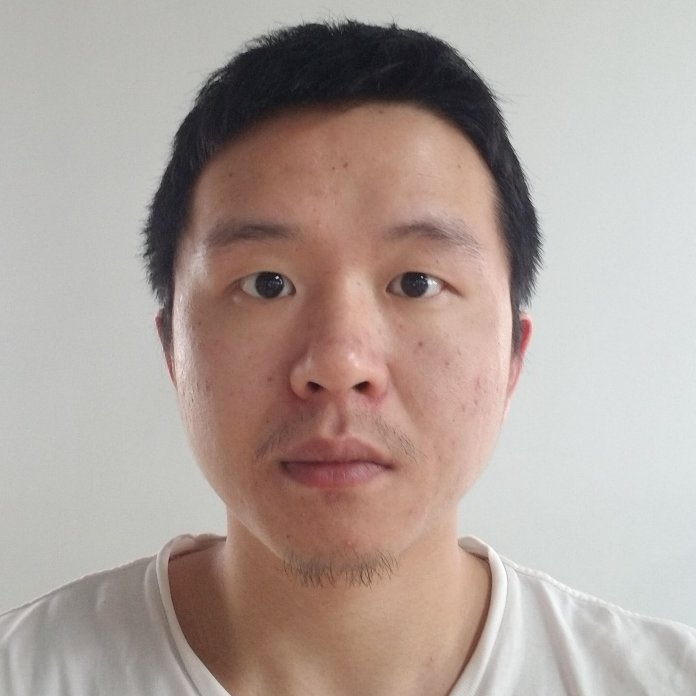
#> input picture 1-1.jpg, 696 x 696 px
$ python test.py
#> lines starting #> are read from the running program, lines starting #| are printed output that depends on the picture; after the words box and inside, x2 and y2 are one past the last pixel; in counts of white or black regions, pixels touching at a corner belong together
import cv2

## 加载分类器 cv2.CascadeClassifier
'''
CascadeClassifier是Opencv中做人脸检测时候的一个级联分类器，
该类中封装的是目标检测机制即滑动窗口机制+级联分类器的方式。
数据结构包括Data和FeatureEvaluator两个主要部分。
Data中存储的是从训练获得的xml文件中载入的分类器数据；
而FeatureEvaluator中是关于特征的载入、存储和计算。
这里采用的训练文件是OpenCV中默认提供的haarcascade_frontalface_default.xml。
至于Haar，LBP的具体原理，可以参考opencv的相关文档，简单地，可以理解为人脸的特征数据。
'''
face = cv2.CascadeClassifier('haarcascade_frontalface_alt2.xml')

img = cv2.imread('1-1.jpg')
#> img is the input picture: shape (696, 696, 3); mean B, G, R 155.2, 161.6, 175.5

## 多尺度检测 detectMultiScale
'''
调用 CascadeClassifier 中的调detectMultiScale函数进行多尺度检测，多尺度检测中会调用单尺度的方法detectSingleScale。

参数说明：
scaleFactor 是 图像的缩放因子
minNeighbors 为每一个级联矩形应该保留的邻近个数，可以理解为一个人周边有几个人脸
minSize 是检测窗口的大小

这些参数都是可以针对图片进行调整的，处理结果返回一个人脸的矩形对象列表。
'''
faces = face.detectMultiScale(img,
                              scaleFactor=1.1,
                              minNeighbors=5,
                              minSize=(5, 5))
#> faces = [[137, 114, 419, 419]]

## 为每个人脸画一个框
'''
循环读取人脸的矩形对象列表，获得人脸矩形的坐标和宽高，
 然后在原图片中画出该矩形框，调用的是OpenCV的rectangle 方法，其中矩形框的颜色等是可调整的。
'''
for (x, y, w, h) in faces:
    cv2.rectangle(img, (x, y), (x + w, y + h), (0, 255, 0), 3)
#> this loop made 1 pass
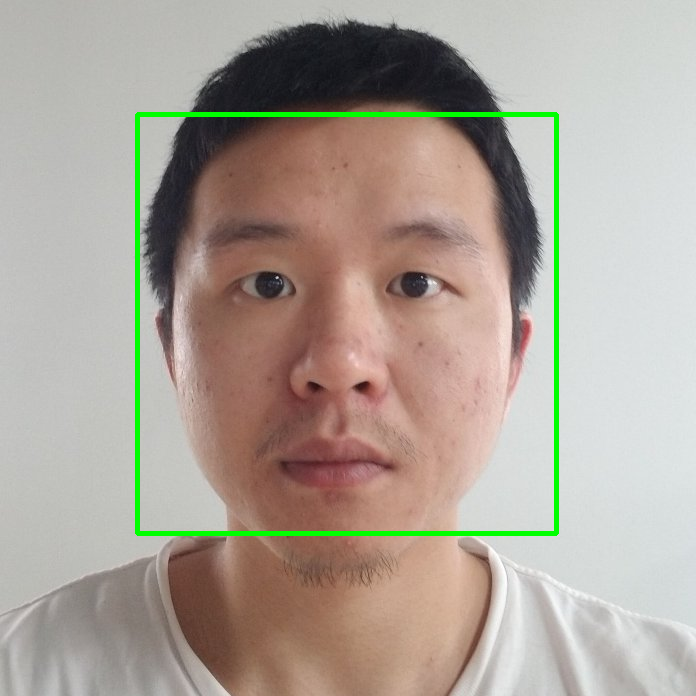
#> img: shape (696, 696, 3); 1.73% of pixels changed, all inside (x1, y1, x2, y2) = (135, 112, 559, 536)

# cv2.imwrite('result.png', img)
cv2.imshow('pic', img)
cv2.waitKey()
